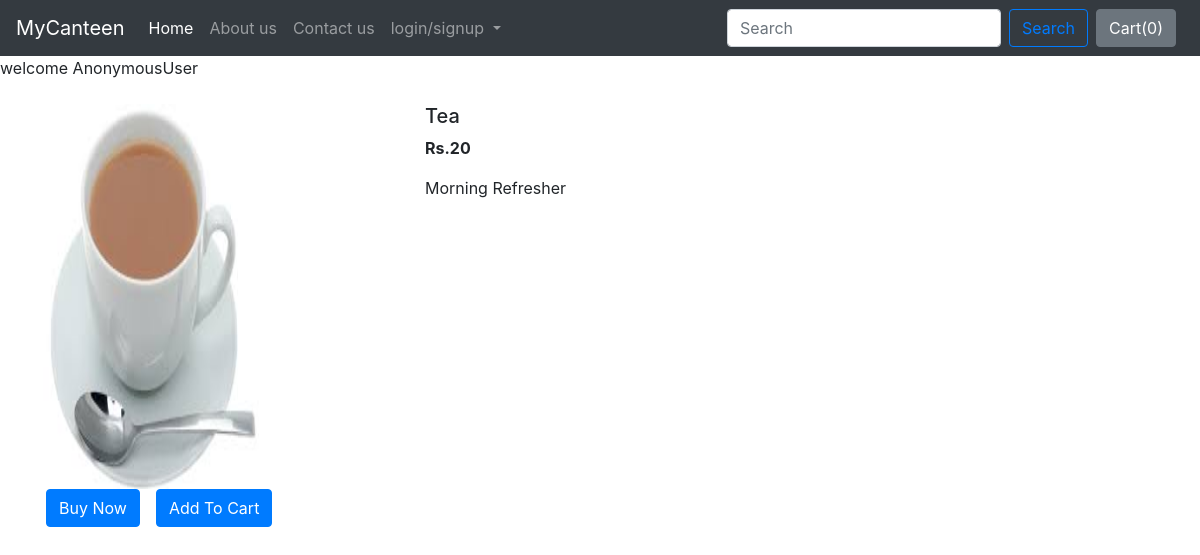
The app's page /canteen/products/31 with its own data.
### canteen/models.py (models this page shows, shortened)
class Product(models.Model):
    Food_id = models.AutoField(primary_key=True)
    Food_name = models.CharField(max_length=50)
    category = models.CharField(max_length=50, default="")
    subcategory = models.CharField(max_length=50, default="")
    price = models.IntegerField(default=0)
    desc = models.CharField(max_length=300)
    image = models.ImageField(upload_to='canteen/images', default="")

### canteen/views.py (the view)
# urls.py: path("canteen/products/<int:myid>", views.productView, name="ProductView"),
def productView(request, myid):
    product = Product.objects.filter(Food_id=myid)
    return render(request, 'canteen/prodView.html', {'product':product[0]})

### Templates/canteen/prodView.html (shortened to what this page needs)
{% extends 'base.html' %}
{% block body %}
<div class="container my-4">
    <div class="row">
    <div class="col-md-4">
    <div class="row">
        <img src="/media/{{product.image}}" width="233px" height="385px">
    </div>
        <div class="row">
            <button class="btn btn-primary mx-3">Buy Now</button>
            <button class="btn btn-primary">Add To Cart</button>
        </div>
    </div>
    <div class="col-md-8">
        <h5>{{product.Food_name}}</h5>
        <p><b>Rs.{{product.price}} </b></p>
        <p>{{product.desc}}</p>
    </div>
    </div>
</div>
{% endblock %}

### records on screen
Product: image (picture), Food_name "Tea", price "20", desc "Morning Refresher"

### other values on screen
{{ request.user }} "AnonymousUser"
